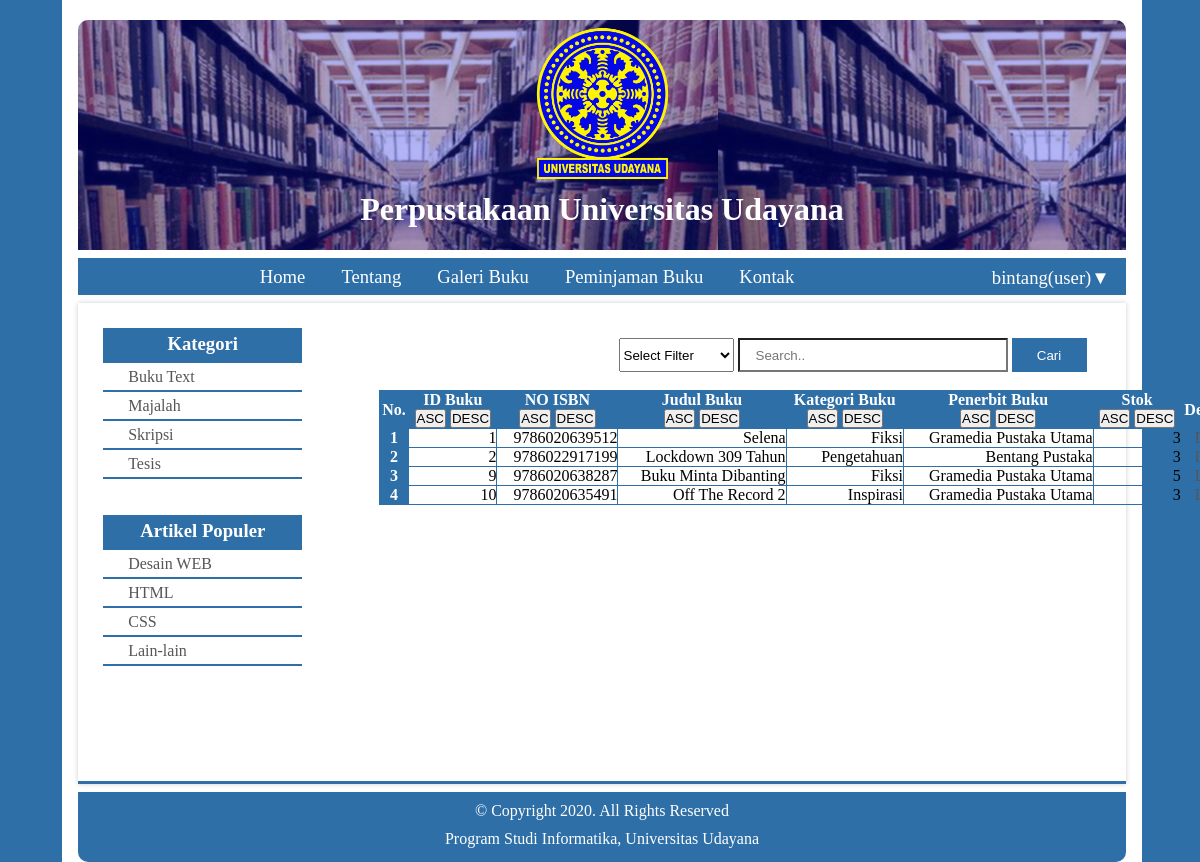
/index.php?halaman=galeri (signed in), run on the app's committed database.
### tables this page shows
CREATE TABLE `buku` (
  `id_buku` int(11) NOT NULL,
  `isbn` varchar(13) NOT NULL,
  `judul_buku` varchar(50) NOT NULL,
  `tahun_buku` varchar(4) NOT NULL,
  `stok_buku` int(3) NOT NULL,
  `kategori` varchar(50) NOT NULL,
  `id_penerbit` int(11) NOT NULL,
  `id_rak` int(11) NOT NULL
);

CREATE TABLE `penerbit` (
  `id_penerbit` int(11) NOT NULL,
  `nama_penerbit` varchar(30) NOT NULL,
  `alamat` text NOT NULL,
  `no_tlp` varchar(13) NOT NULL
);

### function.php (called while the page is built, shortened)
<?php
    class Data{
        private $mysqli;
        public function __construct($conn)
        {
            $this->mysqli = $conn;
        }
        public function tampil($id=null){
            $db = $this->mysqli->connection;
            $sql = "SELECT b.id_buku, b.isbn, b.judul_buku,b.kategori, p.nama_penerbit AS nama_penerbit, b.stok_buku FROM buku b JOIN penerbit p WHERE b.id_penerbit = p.id_penerbit ";
            $query = $db->query($sql) or die($db->error);
            return $query;
        }
    }
?>

### main/galeri.php (the view, shortened to what this page needs)
<div class="c_galeri">
	<div class="g_left">
		<h3>Kategori</h3>
		<ul>
			<li><a href="#">Buku Text</a></li>
			<li><a href="#">Majalah</a></li>
			<li><a href="#">Skripsi</a></li>
			<li><a href="#">Tesis</a></li>
		</ul>
		<br><br>
		<h3>Artikel Populer</h3>
		<ul>
			<li><a href="#">Desain WEB</a></li>
			<li><a href="#">HTML</a></li>
			<li><a href="#">CSS</a></li>
			<li><a href="#">Lain-lain</a></li>
		</ul>
	</div>
	<div class="g_right">
		<div class="search">
			<form action="" method="POST">
				<select name="pilihan" class="select">
					<option value="">Select Filter</option>
                </select>
				<input type="text" placeholder="Search.." name="cari">
				<button type="submit" name="submit" value="cari" id="cari">Cari</button>
				<br><br>
				<table width="850px" cellpadding="0" class="tbl_galeri">
					<tr class="tbl_galeri">
		                <th class="tbl_galeri">No.</th>
		                <th>ID Buku<br>
		                	<button type="submit" value="ASC" name="id_buku">ASC</button>
		                	<button type="submit" value="DESC" name="id_buku">DESC</button>
		                </th>
		                <th>NO ISBN<br>
		                	<button type="submit" value="ASC" name="isbn">ASC</button>
		                	<button type="submit" value="DESC" name="isbn">DESC</button>
		                </th>
		                <th>Judul Buku <br>
		                	<button type="submit" value="ASC" name="nama">ASC</button>
		                	<button type="submit" value="DESC" name="nama">DESC</button>
		                </th>
		                <th>Kategori Buku <br>
		                	<button type="submit" value="ASC" name="kategori">ASC</button>
		                	<button type="submit" value="DESC" name="kategori">DESC</button>
		                </th>
		                <th>Penerbit Buku <br>
		                	<button type="submit" value="ASC" name="penerbit">ASC</button>
		                	<button type="submit" value="DESC" name="penerbit">DESC</button>
		                </th>
		                <th>Stok<br>
		                	<button type="submit" value="ASC" name="stok_buku">ASC</button>
		                	<button type="submit" value="DESC" name="stok_buku">DESC</button>
		                </th>
		                <th>Detail</th>
		            </tr>
		             <?php
			          $no = 1;
			          $sort = "";
			          if(empty($sort))
			          {
			               $tampil = $dat->tampil();
			          }
			          while($data = $tampil->fetch_object())
			          {
			            ?>
			            <tr class="tbl_galeri">
							<th><?php echo $no++ ?></th>
							<td class="tbl_galeri"><?php echo $data->id_buku; ?></td>
							<td class="tbl_galeri"><?php echo $data->isbn; ?></td>
							<td class="tbl_galeri"><?php echo $data->judul_buku; ?></td>
							<td class="tbl_galeri"><?php echo $data->kategori; ?></td>
							<td class="tbl_galeri"><?php echo $data->nama_penerbit; ?></td>
							<td class="tbl_galeri"><?php echo $data->stok_buku; ?></td>
							<td class="tbl_galeri">
				            <a id="popup" href="<?php echo $data->id_buku?>">Lihat</a>
				            </td>
			            </tr>
			          <?php
			          }
			        ?>
				</table>
			</form>
		</div>
	</div>
</div>

### style/style.css (style rules this page uses)
* { margin: 0; padding: 0; }
a { text-decoration: none; color: #575656; }
body { background: #2e6fa7 }
.c_galeri { width: 97%; box-shadow: 0px 0px 5px 0px rgba(0, 0, 0, 0.2); margin-top: 8px; height: 478px; border-bottom: 3px solid #2e6fa7; }
.search { width: 90%; height: 35px; text-align: right; }
.search input { border-collapse: collapse; width: 250px; height: 30px; padding: 0px 0px 0px 16px; border-radius: 0px; }
#cari { border-collapse: collapse; background: #2e6fa7; border: none; height: 34px; width: 75px; color: white; }
.search select { height: 34px; width: 115px; }
.search { padding-top: 20px; }
.search .tbl_galeri th { text-align: center; }
.tbl_galeri { border: 1px solid #2e6fa7; border-collapse: collapse; text-transform: capitalize; }
.search th { background: #2e6fa7; color: white; }
.g_left { float: left; width: 19%; padding-left: 25px; padding-top: 25px; }
.g_left h3 { background-color: #2e6fa7; color: white; height: 30px; padding-top: 5px; }
.g_left ul li { list-style-type: none; border-bottom: 2px solid #2e6fa7; text-align: left; padding: 5px 0 5px 25px; height: 17px; }
.g_right { float: right; width: 75%; height: 385px; padding-top: 15px; }

### data on the page
buku: id_buku "1", isbn "9786020639512", judul_buku "Selena", kategori "Fiksi", id_penerbit.nama_penerbit "Gramedia Pustaka Utama", stok_buku "3"
buku: id_buku "2", isbn "9786022917199", judul_buku "Lockdown 309 Tahun", kategori "Pengetahuan", id_penerbit.nama_penerbit "Bentang Pustaka", stok_buku "3"
buku: id_buku "9", isbn "9786020638287", judul_buku "Buku Minta Dibanting", kategori "Fiksi", id_penerbit.nama_penerbit "Gramedia Pustaka Utama", stok_buku "5"
buku: id_buku "10", isbn "9786020635491", judul_buku "Off The Record 2", kategori "Inspirasi", id_penerbit.nama_penerbit "Gramedia Pustaka Utama", stok_buku "3"

### other printed values
$user "bintang"
$akses "user"
